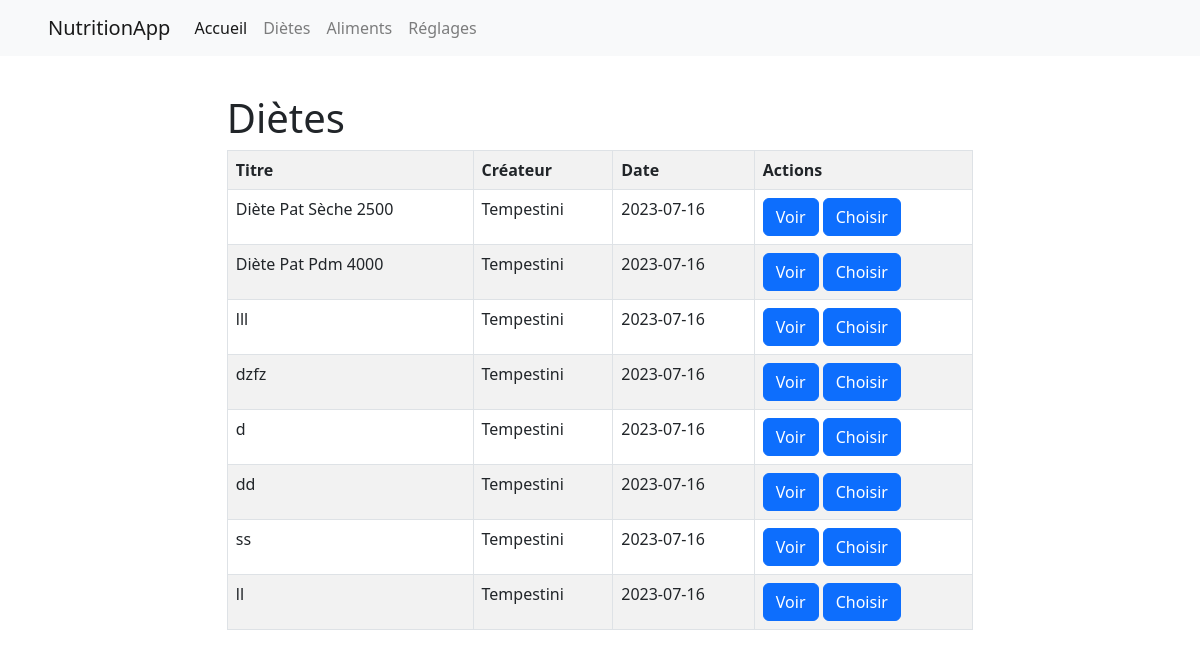
Page /changer_diete/1 on the earlier database version.
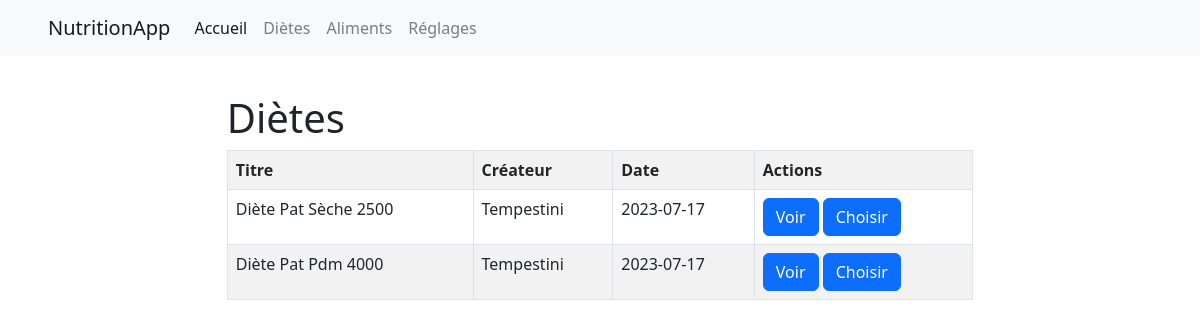
Same page on the later database version.
### models.py (models this page shows, shortened)
class diete(db.Model):
    id = db.Column(db.Integer, primary_key=True)
    titre_diete = db.Column(db.String(255), nullable=True) # nom de la diete
    createur = db.Column(db.Integer, db.ForeignKey('utilisateur.id'), nullable=True)
    date = db.Column(db.Date, nullable=True)
    createur_obj = db.relationship('utilisateur', backref=db.backref('dietes'), foreign_keys=[createur])

class utilisateur(db.Model):
    id = db.Column(db.Integer, primary_key=True)
    nom = db.Column(db.String(255), nullable=True)
    prenom = db.Column(db.String(255), nullable=True)
    mail = db.Column(db.String(255), nullable=True)
    mdp = db.Column(db.String(255), nullable=True)
    age = db.Column(db.Integer, nullable=True)
    taille = db.Column(db.Integer, nullable=True)
    poids = db.Column(db.Integer, nullable=True)
    sexe = db.Column(db.String(255), nullable=True)
    diete = db.Column(db.Integer, db.ForeignKey('diete.id'))
    diete_obj = db.relationship('diete', backref=db.backref('utilisateurs'), foreign_keys=[diete])

### app.py (the view)
@app.route('/changer_diete/<int:id_utilisateur>', methods=['GET', 'POST'])
def changer_diete(id_utilisateur):
    utilisateur_courrant = utilisateur.query.filter_by(id=id_utilisateur).first()
    dietes = diete.query.all()
    return render_template('changer_diete.html', utilisateur=utilisateur_courrant, dietes=dietes)

### templates/changer_diete.html (shortened to what this page needs)
{% extends 'base.html' %}
{% set page = 'accueil' %}
{% block content %}
<link rel="stylesheet" href="{{ url_for('static', filename='css/pages.css') }}">
<div class="content">
    <h1 class="title">{% block title %} Diètes {% endblock %}</h1>
    <div>
        <table class="table table-striped table-bordered">
            <tr>
                <th>Titre</th>
                <th>Créateur</th>
                <th>Date</th>
                <th>Actions</th>
            </tr>
            {% for diete in dietes %}
            <tr>
                <td>{{ diete.titre_diete }}</td>
                <td>{{ diete.createur_obj.nom }}</td>
                <td>{{ diete.date }}</td>
                <td>
                    <a href="{{ url_for('voir_diete', id=diete.id) }}" class="btn btn-primary">Voir</a>
                    <a href="{{ url_for('choisir_diete', id=diete.id, id_utilisateur=utilisateur.id) }}" class="btn btn-primary">Choisir</a>
                </td>
            </tr>
            {% endfor %}
        </table>
    </div>
</div>
{% endblock %}

Differences in the rows shown:
removed diete: titre_diete "lll", createur_obj.nom "Tempestini", date "2023-07-16"
removed diete: titre_diete "dzfz", createur_obj.nom "Tempestini", date "2023-07-16"
removed diete: titre_diete "d", createur_obj.nom "Tempestini", date "2023-07-16"
removed diete: titre_diete "dd", createur_obj.nom "Tempestini", date "2023-07-16"
removed diete: titre_diete "ss", createur_obj.nom "Tempestini", date "2023-07-16"
removed diete: titre_diete "ll", createur_obj.nom "Tempestini", date "2023-07-16"
changed diete "Diète Pat Sèche 2500": date "2023-07-16" → "2023-07-17"
changed diete "Diète Pat Pdm 4000": date "2023-07-16" → "2023-07-17"
